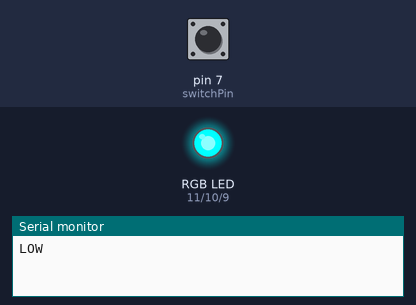
A sketch run on a simulated Arduino Uno, built with avr-gcc and run on an emulated ATmega328P. Parts: an RGB LED mixed from three pins (HIGH = lit), the last lines printed to the serial monitor. Inputs (shaded band) come from the test bench; at power-on: pin 7 (switchPin) LOW.

Above: at 0.05 s.
At 1.25 s:
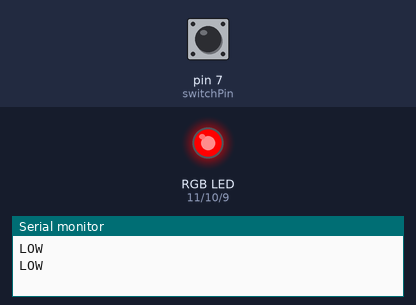
1.3 s: pin 7 (switchPin) pulled HIGH for 3.2 s
At 2.4 s:
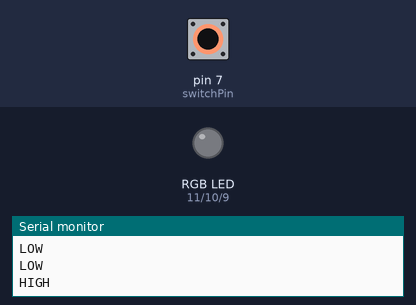
Timing chart, 0 to 12.0 s (numbered marks = the images above; inputs shaded):
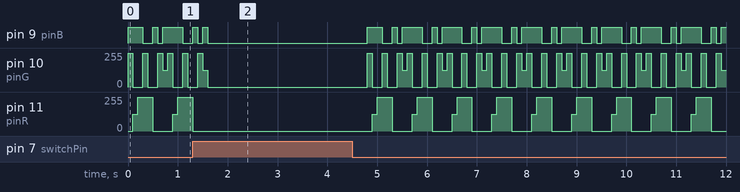

The sketch:

SophieLightToy.ino
```cpp
int pinR = 11; // Digital pin #0
int pinG = 10; // Digital pin #1
int pinB = 9; // Digital pin #4
int switchPin = 7; // Digital pin #7

// the setup routine runs once when you press reset:
void setup() {
Serial.begin(9600);
pinMode(pinR, OUTPUT);
pinMode(pinG, OUTPUT);
pinMode(pinB, OUTPUT);
pinMode(switchPin, INPUT);
}

void set(int rgb[]) {
set(rgb[0], rgb[1], rgb[2]);
}

void set(int r, int g, int b) {
// using common annode LED so low means ON!
analogWrite(pinR, 255-r);
analogWrite(pinG, 255-g);
analogWrite(pinB, 255-b);
}

void loop() {
  int d = 100;
  int switchState = digitalRead(switchPin);

if ( digitalRead(switchPin) == HIGH ) {
  Serial.println("HIGH");
} else {
  Serial.println("LOW");
}
if ( digitalRead(switchPin) == LOW ) {
set(255, 0, 0);
delay(d);
set(128, 255, 0);
delay(d);
set(0, 255, 0);
delay(d);
set(0, 0, 255);
delay(d);
set(0, 255, 255);
delay(d);
set(255, 255, 0);
delay(d);
set(255, 0, 255);
delay(d);
set(255, 128, 0);
delay(d);
} else {
  set(255, 255, 255);
delay(d*8);
}
}
```

Measured:
- by itself, pin 11 (pinR): repeats every 0.80 s: 127/255 0.10 s, 255/255 0.30 s, 0/255 0.40 s
